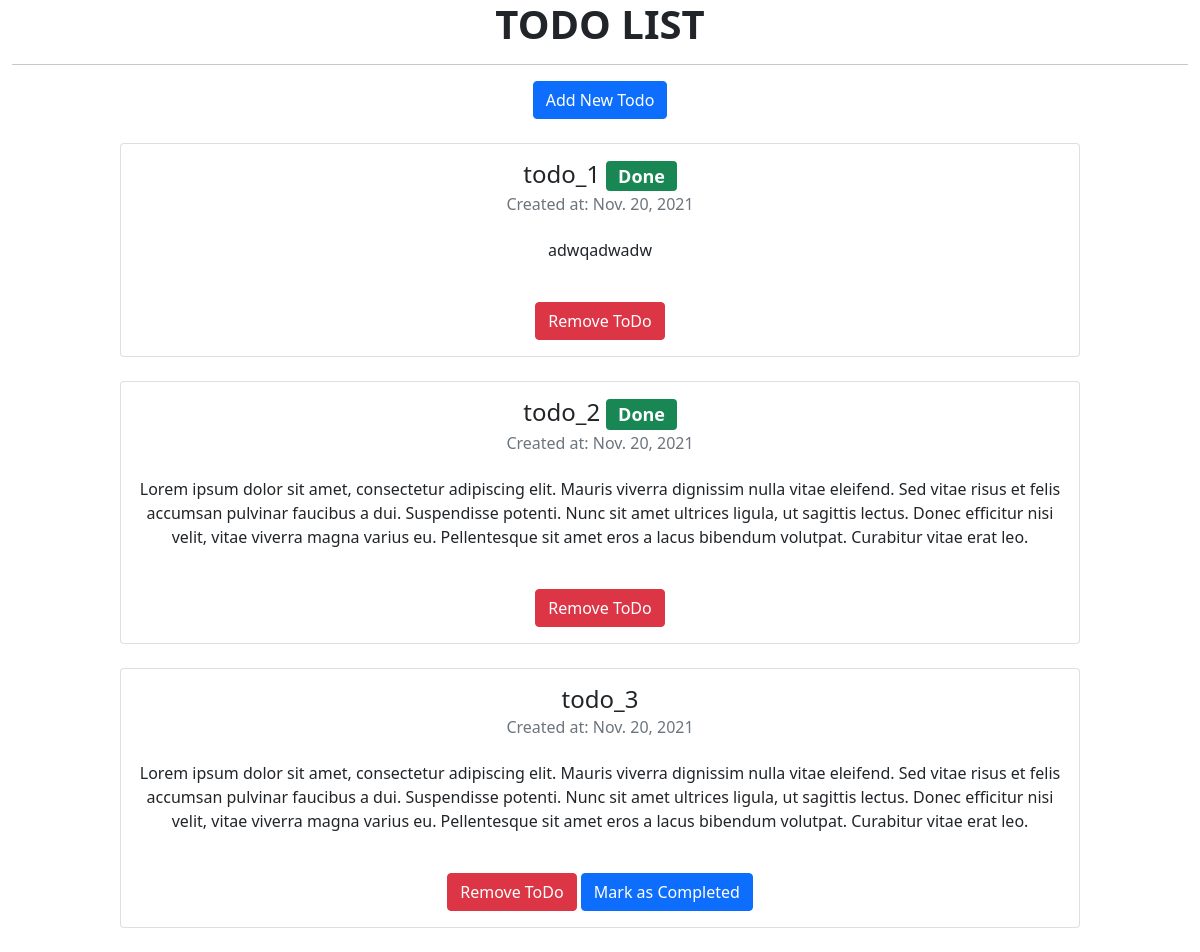
The page / on the database its author committed.
### todo/models.py (models this page shows)
class Todo(models.Model):
    title = models.TextField()
    desc = models.TextField(blank=True)
    created_at = models.DateField(auto_now_add=True)
    is_done = models.BooleanField(default=False)

### todo/views.py (the view)
# urls.py: path('',views.index),
def index(request):
    todo_items = Todo.objects.order_by('-created_at')
    context = {
        'todo_items':todo_items
    }
    return render (request,'todo/index.html',context)

### todo/templates/todo/index.html (shortened to what this page needs)
<!DOCTYPE html>
<html lang="en" dir="ltr">
<head>
  <link href="https://cdn.jsdelivr.net/npm/bootstrap@5.1.3/dist/css/bootstrap.min.css" rel="stylesheet">
</head>
<body  class="container-fluid">
  <center><h1><b>TODO LIST</b></h1><hr /></center>
  <center>
    <button type="button" class="btn btn-primary" data-bs-toggle="modal" data-bs-target="#exampleModal">Add New Todo</button>
  </center>
  <br/>
  <center>
    {% for i in todo_items %}
    <div class="card" style="width: 60em;">
      <div class="card-body">
        <div class="card-title">
          <h4>{{i.title}}
            {%if i.is_done%}
              <span class="badge bg-success">Done</span>
            {%endif%}
          </h4>
        </div>
        <h6 class="card-subtitle text-muted">Created at:&nbsp;{{i.created_at}}</h6><br>
        <p class="card-text">{{i.desc}}</p><br>
        <a href="/remove/{{i.id}}" class="btn btn-danger">Remove ToDo</a>
        {%if not i.is_done%}
        <a href="/mark_complete/{{i.id}}" class="btn btn-primary">Mark as Completed</a>
        {%endif%}
      </div>
    </div>
    <br/>
    {% endfor%}
  </center>
</body>
</html>

### rows shown on the page
Todo: title "todo_1", is_done "Done", created_at "Nov. 20, 2021", desc "adwqadwadw"
Todo: title "todo_2", is_done "Done", created_at "Nov. 20, 2021", desc "Lorem ipsum dolor sit amet, consectetur adipiscing elit. Mauris viverra dignissim nulla vitae eleifend. Sed vitae risus et felis accumsan pulvinar faucibus a dui. Suspendisse potenti. Nunc sit amet ultrices ligula, ut sagittis lectus. Donec efficitur nisi velit, vitae viverra magna varius eu. Pellentesque sit amet eros a lacus bibendum volutpat. Curabitur vitae erat leo."
Todo: title "todo_3", created_at "Nov. 20, 2021", desc "Lorem ipsum dolor sit amet, consectetur adipiscing elit. Mauris viverra dignissim nulla vitae eleifend. Sed vitae risus et felis accumsan pulvinar faucibus a dui. Suspendisse potenti. Nunc sit amet ultrices ligula, ut sagittis lectus. Donec efficitur nisi velit, vitae viverra magna varius eu. Pellentesque sit amet eros a lacus bibendum volutpat. Curabitur vitae erat leo."
